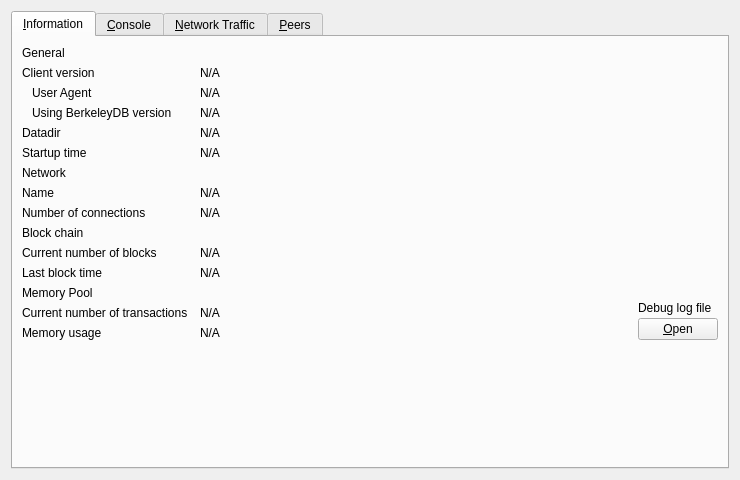
<?xml version="1.0" encoding="UTF-8"?>
<ui version="4.0">
 <class>RPCConsole</class>
 <widget class="QWidget" name="RPCConsole">
  <property name="geometry">
   <rect>
    <x>0</x>
    <y>0</y>
    <width>740</width>
    <height>430</height>
   </rect>
  </property>
  <property name="windowTitle">
   <string>Debug window</string>
  </property>
  <layout class="QVBoxLayout" name="verticalLayout_2">
   <item>
    <widget class="QTabWidget" name="tabWidget">
     <property name="currentIndex">
      <number>0</number>
     </property>
     <widget class="QWidget" name="tab_info">
      <attribute name="title">
       <string>&amp;Information</string>
      </attribute>
      <layout class="QGridLayout" name="gridLayout" columnstretch="0,1,0">
       <property name="horizontalSpacing">
        <number>12</number>
       </property>
       <item row="0" column="0">
        <widget class="QLabel" name="label_9">
         <property name="font">
          <font>
           <weight>57</weight>
           <bold>false</bold>
          </font>
         </property>
         <property name="text">
          <string>General</string>
         </property>
        </widget>
       </item>
       <item row="1" column="0">
        <widget class="QLabel" name="label_6">
         <property name="text">
          <string>Client version</string>
         </property>
        </widget>
       </item>
       <item row="1" column="1" colspan="2">
        <widget class="QLabel" name="clientVersion">
         <property name="cursor">
          <cursorShape>IBeamCursor</cursorShape>
         </property>
         <property name="text">
          <string>N/A</string>
         </property>
         <property name="textFormat">
          <enum>Qt::PlainText</enum>
         </property>
         <property name="textInteractionFlags">
          <set>Qt::LinksAccessibleByMouse|Qt::TextSelectableByKeyboard|Qt::TextSelectableByMouse</set>
         </property>
        </widget>
       </item>
       <item row="2" column="0">
        <widget class="QLabel" name="labelClientUserAgent">
         <property name="text">
          <string>User Agent</string>
         </property>
         <property name="indent">
          <number>10</number>
         </property>
        </widget>
       </item>
       <item row="2" column="1" colspan="2">
        <widget class="QLabel" name="clientUserAgent">
         <property name="cursor">
          <cursorShape>IBeamCursor</cursorShape>
         </property>
         <property name="text">
          <string>N/A</string>
         </property>
         <property name="textFormat">
          <enum>Qt::PlainText</enum>
         </property>
         <property name="textInteractionFlags">
          <set>Qt::LinksAccessibleByMouse|Qt::TextSelectableByKeyboard|Qt::TextSelectableByMouse</set>
         </property>
        </widget>
       </item>
       <item row="3" column="0">
        <widget class="QLabel" name="label_berkeleyDBVersion">
         <property name="text">
          <string>Using BerkeleyDB version</string>
         </property>
         <property name="indent">
          <number>10</number>
         </property>
        </widget>
       </item>
       <item row="3" column="1" colspan="2">
        <widget class="QLabel" name="berkeleyDBVersion">
         <property name="cursor">
          <cursorShape>IBeamCursor</cursorShape>
         </property>
         <property name="text">
          <string>N/A</string>
         </property>
         <property name="textFormat">
          <enum>Qt::PlainText</enum>
         </property>
         <property name="textInteractionFlags">
          <set>Qt::LinksAccessibleByMouse|Qt::TextSelectableByKeyboard|Qt::TextSelectableByMouse</set>
         </property>
        </widget>
       </item>
       <item row="4" column="0">
        <widget class="QLabel" name="label_12">
         <property name="text">
          <string>Datadir</string>
         </property>
        </widget>
       </item>
       <item row="4" column="1" colspan="2">
        <widget class="QLabel" name="dataDir">
         <property name="cursor">
          <cursorShape>IBeamCursor</cursorShape>
         </property>
         <property name="text">
          <string>N/A</string>
         </property>
         <property name="textFormat">
          <enum>Qt::PlainText</enum>
         </property>
         <property name="wordWrap">
          <bool>true</bool>
         </property>
         <property name="textInteractionFlags">
          <set>Qt::LinksAccessibleByMouse|Qt::TextSelectableByKeyboard|Qt::TextSelectableByMouse</set>
         </property>
        </widget>
       </item>
       <item row="5" column="0">
        <widget class="QLabel" name="label_13">
         <property name="text">
          <string>Startup time</string>
         </property>
        </widget>
       </item>
       <item row="5" column="1" colspan="2">
        <widget class="QLabel" name="startupTime">
         <property name="cursor">
          <cursorShape>IBeamCursor</cursorShape>
         </property>
         <property name="text">
          <string>N/A</string>
         </property>
         <property name="textFormat">
          <enum>Qt::PlainText</enum>
         </property>
         <property name="textInteractionFlags">
          <set>Qt::LinksAccessibleByMouse|Qt::TextSelectableByKeyboard|Qt::TextSelectableByMouse</set>
         </property>
        </widget>
       </item>
       <item row="6" column="0">
           <widget class="QLabel" name="labelNetwork">
               <property name="font">
                   <font>
                       <weight>57</weight>
                       <bold>false</bold>
                   </font>
               </property>
               <property name="text">
                   <string>Network</string>
               </property>
           </widget>
       </item>
       <item row="7" column="0">
        <widget class="QLabel" name="label_8">
         <property name="text">
          <string>Name</string>
         </property>
        </widget>
       </item>
       <item row="7" column="1" colspan="2">
        <widget class="QLabel" name="networkName">
         <property name="cursor">
          <cursorShape>IBeamCursor</cursorShape>
         </property>
         <property name="text">
          <string>N/A</string>
         </property>
         <property name="textFormat">
          <enum>Qt::PlainText</enum>
         </property>
         <property name="textInteractionFlags">
          <set>Qt::LinksAccessibleByMouse|Qt::TextSelectableByKeyboard|Qt::TextSelectableByMouse</set>
         </property>
        </widget>
       </item>
       <item row="8" column="0">
        <widget class="QLabel" name="label_7">
         <property name="text">
          <string>Number of connections</string>
         </property>
        </widget>
       </item>
       <item row="8" column="1" colspan="2">
        <widget class="QLabel" name="numberOfConnections">
         <property name="cursor">
          <cursorShape>IBeamCursor</cursorShape>
         </property>
         <property name="text">
          <string>N/A</string>
         </property>
         <property name="textFormat">
          <enum>Qt::PlainText</enum>
         </property>
         <property name="textInteractionFlags">
          <set>Qt::LinksAccessibleByMouse|Qt::TextSelectableByKeyboard|Qt::TextSelectableByMouse</set>
         </property>
        </widget>
       </item>
       <item row="9" column="0">
        <widget class="QLabel" name="label_10">
         <property name="font">
          <font>
           <weight>57</weight>
           <bold>false</bold>
          </font>
         </property>
         <property name="text">
          <string>Block chain</string>
         </property>
        </widget>
       </item>
       <item row="10" column="0">
        <widget class="QLabel" name="label_3">
         <property name="text">
          <string>Current number of blocks</string>
         </property>
        </widget>
       </item>
       <item row="10" column="1" colspan="2">
        <widget class="QLabel" name="numberOfBlocks">
         <property name="cursor">
          <cursorShape>IBeamCursor</cursorShape>
         </property>
         <property name="text">
          <string>N/A</string>
         </property>
         <property name="textFormat">
          <enum>Qt::PlainText</enum>
         </property>
         <property name="textInteractionFlags">
          <set>Qt::LinksAccessibleByMouse|Qt::TextSelectableByKeyboard|Qt::TextSelectableByMouse</set>
         </property>
        </widget>
       </item>
       <item row="11" column="0">
        <widget class="QLabel" name="labelLastBlockTime">
         <property name="text">
          <string>Last block time</string>
         </property>
        </widget>
       </item>
       <item row="11" column="1" colspan="2">
        <widget class="QLabel" name="lastBlockTime">
         <property name="cursor">
          <cursorShape>IBeamCursor</cursorShape>
         </property>
         <property name="text">
          <string>N/A</string>
         </property>
         <property name="textFormat">
          <enum>Qt::PlainText</enum>
         </property>
         <property name="textInteractionFlags">
          <set>Qt::LinksAccessibleByMouse|Qt::TextSelectableByKeyboard|Qt::TextSelectableByMouse</set>
         </property>
        </widget>
       </item>
       <item row="12" column="0">
        <widget class="QLabel" name="labelMempoolTitle">
         <property name="font">
          <font>
           <weight>57</weight>
           <bold>false</bold>
          </font>
         </property>
         <property name="text">
          <string>Memory Pool</string>
         </property>
        </widget>
       </item>
       <item row="13" column="0">
        <widget class="QLabel" name="labelNumberOfTransactions">
         <property name="text">
          <string>Current number of transactions</string>
         </property>
        </widget>
       </item>
       <item row="13" column="1">
        <widget class="QLabel" name="mempoolNumberTxs">
         <property name="cursor">
          <cursorShape>IBeamCursor</cursorShape>
         </property>
         <property name="text">
          <string>N/A</string>
         </property>
         <property name="textFormat">
          <enum>Qt::PlainText</enum>
         </property>
         <property name="textInteractionFlags">
          <set>Qt::LinksAccessibleByMouse|Qt::TextSelectableByKeyboard|Qt::TextSelectableByMouse</set>
         </property>
        </widget>
       </item>
       <item row="14" column="0">
        <widget class="QLabel" name="labelMemoryUsage">
         <property name="text">
          <string>Memory usage</string>
         </property>
        </widget>
       </item>
       <item row="14" column="1">
        <widget class="QLabel" name="mempoolSize">
         <property name="cursor">
          <cursorShape>IBeamCursor</cursorShape>
         </property>
         <property name="text">
          <string>N/A</string>
         </property>
         <property name="textFormat">
          <enum>Qt::PlainText</enum>
         </property>
         <property name="textInteractionFlags">
          <set>Qt::LinksAccessibleByMouse|Qt::TextSelectableByKeyboard|Qt::TextSelectableByMouse</set>
         </property>
        </widget>
       </item>
       <item row="12" column="2" rowspan="3">
        <layout class="QVBoxLayout" name="verticalLayoutDebugButton">
         <property name="spacing">
          <number>3</number>
         </property>
         <item>
          <spacer name="verticalSpacer_2">
           <property name="orientation">
            <enum>Qt::Vertical</enum>
           </property>
           <property name="sizeHint" stdset="0">
            <size>
             <width>10</width>
             <height>5</height>
            </size>
           </property>
          </spacer>
         </item>
         <item>
          <widget class="QLabel" name="labelDebugLogfile">
           <property name="text">
            <string>Debug log file</string>
           </property>
          </widget>
         </item>
         <item>
          <widget class="QPushButton" name="openDebugLogfileButton">
           <property name="toolTip">
            <string>Open the %1 debug log file from the current data directory. This can take a few seconds for large log files.</string>
           </property>
           <property name="text">
            <string>&amp;Open</string>
           </property>
           <property name="autoDefault">
            <bool>false</bool>
           </property>
          </widget>
         </item>
        </layout>
       </item>
       <item row="15" column="0">
        <spacer name="verticalSpacer">
         <property name="orientation">
          <enum>Qt::Vertical</enum>
         </property>
         <property name="sizeHint" stdset="0">
          <size>
           <width>20</width>
           <height>40</height>
          </size>
         </property>
        </spacer>
       </item>
      </layout>
     </widget>
     <widget class="QWidget" name="tab_console">
      <attribute name="title">
       <string>&amp;Console</string>
      </attribute>
      <layout class="QVBoxLayout" name="verticalLayout_3">
       <property name="spacing">
        <number>3</number>
       </property>
       <property name="bottomMargin">
        <number>5</number>
       </property>
       <item>
        <layout class="QHBoxLayout" name="horizontalLayout">
         <property name="spacing">
          <number>4</number>
         </property>
         <item>
          <spacer name="horizontalSpacer">
           <property name="orientation">
            <enum>Qt::Horizontal</enum>
           </property>
           <property name="sizeHint" stdset="0">
            <size>
             <width>40</width>
             <height>20</height>
            </size>
           </property>
          </spacer>
         </item>
         <item>
          <widget class="QPushButton" name="fontSmallerButton">
           <property name="maximumSize">
            <size>
             <width>24</width>
             <height>24</height>
            </size>
           </property>
           <property name="text">
            <string/>
           </property>
           <property name="toolTip">
            <string>Decrease font size</string>
           </property>
           <property name="icon">
            <iconset resource="../paladeum.qrc">
             <normaloff>:/icons/fontsmaller</normaloff>:/icons/fontsmaller</iconset>
           </property>
           <property name="iconSize">
            <size>
             <width>24</width>
             <height>16</height>
            </size>
           </property>
           <property name="autoDefault">
            <bool>false</bool>
           </property>
           <property name="flat">
            <bool>true</bool>
           </property>
          </widget>
         </item>
         <item>
          <widget class="QPushButton" name="fontBiggerButton">
           <property name="maximumSize">
            <size>
             <width>24</width>
             <height>24</height>
            </size>
           </property>
           <property name="toolTip">
            <string>Increase font size</string>
           </property>
           <property name="text">
            <string/>
           </property>
           <property name="icon">
            <iconset resource="../paladeum.qrc">
             <normaloff>:/icons/fontbigger</normaloff>:/icons/fontbigger</iconset>
           </property>
           <property name="iconSize">
            <size>
             <width>24</width>
             <height>16</height>
            </size>
           </property>
           <property name="autoDefault">
            <bool>false</bool>
           </property>
           <property name="flat">
            <bool>true</bool>
           </property>
          </widget>
         </item>
         <item>
          <widget class="QPushButton" name="clearButton">
           <property name="maximumSize">
            <size>
             <width>24</width>
             <height>24</height>
            </size>
           </property>
           <property name="toolTip">
            <string>Clear console</string>
           </property>
           <property name="layoutDirection">
            <enum>Qt::LeftToRight</enum>
           </property>
           <property name="text">
            <string/>
           </property>
           <property name="icon">
            <iconset resource="../paladeum.qrc">
             <normaloff>:/icons/remove</normaloff>:/icons/remove</iconset>
           </property>
           <property name="shortcut">
            <string notr="true">Ctrl+L</string>
           </property>
           <property name="autoDefault">
            <bool>false</bool>
           </property>
           <property name="flat">
            <bool>true</bool>
           </property>
          </widget>
         </item>
        </layout>
       </item>
       <item>
        <widget class="QTextEdit" name="messagesWidget">
         <property name="minimumSize">
          <size>
           <width>0</width>
           <height>100</height>
          </size>
         </property>
         <property name="readOnly">
          <bool>true</bool>
         </property>
         <property name="tabKeyNavigation" stdset="0">
          <bool>false</bool>
         </property>
         <property name="columnCount" stdset="0">
          <number>2</number>
         </property>
        </widget>
       </item>
       <item>
        <layout class="QHBoxLayout" name="horizontalLayoutPrompt">
         <property name="spacing">
          <number>3</number>
         </property>
         <item>
          <widget class="QPushButton" name="promptIcon">
           <property name="enabled">
            <bool>false</bool>
           </property>
           <property name="maximumSize">
            <size>
             <width>16</width>
             <height>24</height>
            </size>
           </property>
           <property name="text">
            <string/>
           </property>
           <property name="icon">
            <iconset resource="../paladeum.qrc">
             <normaloff>:/icons/prompticon</normaloff>
             <disabledoff>:/icons/prompticon</disabledoff>:/icons/prompticon</iconset>
           </property>
           <property name="iconSize">
            <size>
             <width>14</width>
             <height>14</height>
            </size>
           </property>
           <property name="autoDefault">
            <bool>false</bool>
           </property>
           <property name="flat">
            <bool>true</bool>
           </property>
          </widget>
         </item>
         <item>
          <widget class="QLineEdit" name="lineEdit">
           <property name="placeholderText">
            <string/>
           </property>
          </widget>
         </item>
        </layout>
       </item>
      </layout>
     </widget>
     <widget class="QWidget" name="tab_nettraffic">
      <attribute name="title">
       <string>&amp;Network Traffic</string>
      </attribute>
      <layout class="QHBoxLayout" name="horizontalLayout_3">
       <item>
        <layout class="QVBoxLayout" name="verticalLayout_4">
         <item>
          <widget class="TrafficGraphWidget" name="trafficGraph" native="true">
           <property name="sizePolicy">
            <sizepolicy hsizetype="Expanding" vsizetype="Expanding">
             <horstretch>0</horstretch>
             <verstretch>0</verstretch>
            </sizepolicy>
           </property>
          </widget>
         </item>
         <item>
          <layout class="QHBoxLayout" name="horizontalLayout_2">
           <item>
            <widget class="QSlider" name="sldGraphRange">
             <property name="minimum">
              <number>1</number>
             </property>
             <property name="maximum">
              <number>288</number>
             </property>
             <property name="pageStep">
              <number>12</number>
             </property>
             <property name="value">
              <number>6</number>
             </property>
             <property name="orientation">
              <enum>Qt::Horizontal</enum>
             </property>
            </widget>
           </item>
           <item>
            <widget class="QLabel" name="lblGraphRange">
             <property name="minimumSize">
              <size>
               <width>100</width>
               <height>0</height>
              </size>
             </property>
             <property name="alignment">
              <set>Qt::AlignCenter</set>
             </property>
            </widget>
           </item>
           <item>
            <widget class="QPushButton" name="btnClearTrafficGraph">
             <property name="text">
              <string>&amp;Reset</string>
             </property>
             <property name="autoDefault">
              <bool>false</bool>
             </property>
            </widget>
           </item>
          </layout>
         </item>
        </layout>
       </item>
       <item>
        <layout class="QVBoxLayout" name="verticalLayout">
         <item>
          <widget class="QGroupBox" name="groupBox">
           <property name="title">
            <string>Totals</string>
           </property>
           <layout class="QVBoxLayout" name="verticalLayout_5">
            <item>
             <layout class="QHBoxLayout" name="horizontalLayout_4">
              <item>
               <widget class="Line" name="line">
                <property name="sizePolicy">
                 <sizepolicy hsizetype="Fixed" vsizetype="Fixed">
                  <horstretch>0</horstretch>
                  <verstretch>0</verstretch>
                 </sizepolicy>
                </property>
                <property name="minimumSize">
                 <size>
                  <width>10</width>
                  <height>0</height>
                 </size>
                </property>
                <property name="palette">
                 <palette>
                  <active>
                   <colorrole role="Light">
                    <brush brushstyle="SolidPattern">
                     <color alpha="255">
                      <red>0</red>
                      <green>255</green>
                      <blue>0</blue>
                     </color>
                    </brush>
                   </colorrole>
                  </active>
                  <inactive>
                   <colorrole role="Light">
                    <brush brushstyle="SolidPattern">
                     <color alpha="255">
                      <red>0</red>
                      <green>255</green>
                      <blue>0</blue>
                     </color>
                    </brush>
                   </colorrole>
                  </inactive>
                  <disabled>
                   <colorrole role="Light">
                    <brush brushstyle="SolidPattern">
                     <color alpha="255">
                      <red>0</red>
                      <green>255</green>
                      <blue>0</blue>
                     </color>
                    </brush>
                   </colorrole>
                  </disabled>
                 </palette>
                </property>
                <property name="orientation">
                 <enum>Qt::Horizontal</enum>
                </property>
               </widget>
              </item>
              <item>
               <widget class="QLabel" name="label_16">
                <property name="text">
                 <string>Received</string>
                </property>
               </widget>
              </item>
              <item>
               <widget class="QLabel" name="lblBytesIn">
                <property name="minimumSize">
                 <size>
                  <width>50</width>
                  <height>0</height>
                 </size>
                </property>
                <property name="alignment">
                 <set>Qt::AlignRight|Qt::AlignTrailing|Qt::AlignVCenter</set>
                </property>
               </widget>
              </item>
             </layout>
            </item>
            <item>
             <layout class="QHBoxLayout" name="horizontalLayout_5">
              <item>
               <widget class="Line" name="line_2">
                <property name="sizePolicy">
                 <sizepolicy hsizetype="Fixed" vsizetype="Fixed">
                  <horstretch>0</horstretch>
                  <verstretch>0</verstretch>
                 </sizepolicy>
                </property>
                <property name="minimumSize">
                 <size>
                  <width>10</width>
                  <height>0</height>
                 </size>
                </property>
                <property name="palette">
                 <palette>
                  <active>
                   <colorrole role="Light">
                    <brush brushstyle="SolidPattern">
                     <color alpha="255">
                      <red>255</red>
                      <green>0</green>
                      <blue>0</blue>
                     </color>
                    </brush>
                   </colorrole>
                  </active>
                  <inactive>
                   <colorrole role="Light">
                    <brush brushstyle="SolidPattern">
                     <color alpha="255">
                      <red>255</red>
                      <green>0</green>
                      <blue>0</blue>
                     </color>
                    </brush>
                   </colorrole>
                  </inactive>
                  <disabled>
                   <colorrole role="Light">
                    <brush brushstyle="SolidPattern">
                     <color alpha="255">
                      <red>255</red>
                      <green>0</green>
                      <blue>0</blue>
                     </color>
                    </brush>
                   </colorrole>
                  </disabled>
                 </palette>
                </property>
                <property name="orientation">
                 <enum>Qt::Horizontal</enum>
                </property>
               </widget>
              </item>
              <item>
               <widget class="QLabel" name="label_17">
                <property name="text">
                 <string>Sent</string>
                </property>
               </widget>
              </item>
              <item>
               <widget class="QLabel" name="lblBytesOut">
                <property name="minimumSize">
                 <size>
                  <width>50</width>
                  <height>0</height>
                 </size>
                </property>
                <property name="alignment">
                 <set>Qt::AlignRight|Qt::AlignTrailing|Qt::AlignVCenter</set>
                </property>
               </widget>
              </item>
             </layout>
            </item>
            <item>
             <spacer name="verticalSpacer_4">
              <property name="orientation">
               <enum>Qt::Vertical</enum>
              </property>
              <property name="sizeHint" stdset="0">
               <size>
                <width>20</width>
                <height>407</height>
               </size>
              </property>
             </spacer>
            </item>
           </layout>
          </widget>
         </item>
        </layout>
       </item>
      </layout>
     </widget>
     <widget class="QWidget" name="tab_peers">
      <attribute name="title">
       <string>&amp;Peers</string>
      </attribute>
      <layout class="QGridLayout" name="gridLayout_2">
       <item row="0" column="0" rowspan="2">
        <layout class="QVBoxLayout" name="verticalLayout_101">
         <property name="spacing">
          <number>0</number>
         </property>
         <item>
          <widget class="QTableView" name="peerWidget">
           <property name="horizontalScrollBarPolicy">
            <enum>Qt::ScrollBarAsNeeded</enum>
           </property>
           <property name="tabKeyNavigation">
            <bool>false</bool>
           </property>
           <property name="sortingEnabled">
            <bool>true</bool>
           </property>
           <attribute name="horizontalHeaderHighlightSections">
            <bool>false</bool>
           </attribute>
          </widget>
         </item>
         <item>
          <widget class="QLabel" name="banHeading">
           <property name="sizePolicy">
            <sizepolicy hsizetype="Preferred" vsizetype="Minimum">
             <horstretch>0</horstretch>
             <verstretch>0</verstretch>
            </sizepolicy>
           </property>
           <property name="minimumSize">
            <size>
             <width>300</width>
             <height>32</height>
            </size>
           </property>
           <property name="maximumSize">
            <size>
             <width>16777215</width>
             <height>32</height>
            </size>
           </property>
           <property name="font">
            <font>
             <pointsize>12</pointsize>
            </font>
           </property>
           <property name="cursor">
            <cursorShape>IBeamCursor</cursorShape>
           </property>
           <property name="text">
            <string>Banned peers</string>
           </property>
           <property name="alignment">
            <set>Qt::AlignBottom|Qt::AlignLeading|Qt::AlignLeft</set>
           </property>
           <property name="wordWrap">
            <bool>true</bool>
           </property>
           <property name="textInteractionFlags">
            <set>Qt::NoTextInteraction</set>
           </property>
          </widget>
         </item>
         <item>
          <widget class="QTableView" name="banlistWidget">
           <property name="sizePolicy">
            <sizepolicy hsizetype="Expanding" vsizetype="Expanding">
             <horstretch>0</horstretch>
             <verstretch>0</verstretch>
            </sizepolicy>
           </property>
           <property name="horizontalScrollBarPolicy">
            <enum>Qt::ScrollBarAsNeeded</enum>
           </property>
           <property name="tabKeyNavigation">
            <bool>false</bool>
           </property>
           <property name="sortingEnabled">
            <bool>true</bool>
           </property>
           <attribute name="horizontalHeaderHighlightSections">
            <bool>false</bool>
           </attribute>
          </widget>
         </item>
        </layout>
       </item>
       <item row="0" column="1">
        <widget class="QLabel" name="peerHeading">
         <property name="sizePolicy">
          <sizepolicy hsizetype="Preferred" vsizetype="Minimum">
           <horstretch>0</horstretch>
           <verstretch>0</verstretch>
          </sizepolicy>
         </property>
         <property name="minimumSize">
          <size>
           <width>300</width>
           <height>32</height>
          </size>
         </property>
         <property name="font">
          <font>
           <pointsize>10</pointsize>
          </font>
         </property>
         <property name="cursor">
          <cursorShape>IBeamCursor</cursorShape>
         </property>
         <property name="text">
          <string>Select a peer to view detailed information.</string>
         </property>
         <property name="alignment">
          <set>Qt::AlignHCenter|Qt::AlignTop</set>
         </property>
         <property name="wordWrap">
          <bool>true</bool>
         </property>
         <property name="textInteractionFlags">
          <set>Qt::LinksAccessibleByMouse|Qt::TextSelectableByKeyboard|Qt::TextSelectableByMouse</set>
         </property>
        </widget>
       </item>
       <item row="1" column="1">
        <widget class="QWidget" name="detailWidget" native="true">
         <property name="minimumSize">
          <size>
           <width>300</width>
           <height>0</height>
          </size>
         </property>
         <layout class="QGridLayout" name="gridLayout_3">
          <item row="0" column="0">
           <widget class="QLabel" name="label_30">
            <property name="text">
             <string>Whitelisted</string>
            </property>
           </widget>
          </item>
          <item row="0" column="2">
           <widget class="QLabel" name="peerWhitelisted">
            <property name="cursor">
             <cursorShape>IBeamCursor</cursorShape>
            </property>
            <property name="text">
             <string>N/A</string>
            </property>
            <property name="textFormat">
             <enum>Qt::PlainText</enum>
            </property>
            <property name="textInteractionFlags">
             <set>Qt::LinksAccessibleByMouse|Qt::TextSelectableByKeyboard|Qt::TextSelectableByMouse</set>
            </property>
           </widget>
          </item>
          <item row="1" column="0">
           <widget class="QLabel" name="label_23">
            <property name="text">
             <string>Direction</string>
            </property>
           </widget>
          </item>
          <item row="1" column="2">
           <widget class="QLabel" name="peerDirection">
            <property name="cursor">
             <cursorShape>IBeamCursor</cursorShape>
            </property>
            <property name="text">
             <string>N/A</string>
            </property>
            <property name="textFormat">
             <enum>Qt::PlainText</enum>
            </property>
            <property name="textInteractionFlags">
             <set>Qt::LinksAccessibleByMouse|Qt::TextSelectableByKeyboard|Qt::TextSelectableByMouse</set>
            </property>
           </widget>
          </item>
          <item row="2" column="0">
           <widget class="QLabel" name="label_21">
            <property name="text">
             <string>Version</string>
            </property>
           </widget>
          </item>
          <item row="2" column="2">
           <widget class="QLabel" name="peerVersion">
            <property name="cursor">
             <cursorShape>IBeamCursor</cursorShape>
            </property>
            <property name="text">
             <string>N/A</string>
            </property>
            <property name="textFormat">
             <enum>Qt::PlainText</enum>
            </property>
            <property name="textInteractionFlags">
             <set>Qt::LinksAccessibleByMouse|Qt::TextSelectableByKeyboard|Qt::TextSelectableByMouse</set>
            </property>
           </widget>
          </item>
          <item row="3" column="0">
           <widget class="QLabel" name="label_28">
            <property name="text">
             <string>User Agent</string>
            </property>
           </widget>
          </item>
          <item row="3" column="2">
           <widget class="QLabel" name="peerSubversion">
            <property name="cursor">
             <cursorShape>IBeamCursor</cursorShape>
            </property>
            <property name="text">
             <string>N/A</string>
            </property>
            <property name="textFormat">
             <enum>Qt::PlainText</enum>
            </property>
            <property name="textInteractionFlags">
             <set>Qt::LinksAccessibleByMouse|Qt::TextSelectableByKeyboard|Qt::TextSelectableByMouse</set>
            </property>
           </widget>
          </item>
          <item row="4" column="0">
           <widget class="QLabel" name="label_4">
            <property name="text">
             <string>Services</string>
            </property>
           </widget>
          </item>
          <item row="4" column="2">
           <widget class="QLabel" name="peerServices">
            <property name="cursor">
             <cursorShape>IBeamCursor</cursorShape>
            </property>
            <property name="text">
             <string>N/A</string>
            </property>
            <property name="textFormat">
             <enum>Qt::PlainText</enum>
            </property>
            <property name="textInteractionFlags">
             <set>Qt::LinksAccessibleByMouse|Qt::TextSelectableByKeyboard|Qt::TextSelectableByMouse</set>
            </property>
           </widget>
          </item>
          <item row="5" column="0">
           <widget class="QLabel" name="label_29">
            <property name="text">
             <string>Starting Block</string>
            </property>
           </widget>
          </item>
          <item row="5" column="2">
           <widget class="QLabel" name="peerHeight">
            <property name="cursor">
             <cursorShape>IBeamCursor</cursorShape>
            </property>
            <property name="text">
             <string>N/A</string>
            </property>
            <property name="textFormat">
             <enum>Qt::PlainText</enum>
            </property>
            <property name="textInteractionFlags">
             <set>Qt::LinksAccessibleByMouse|Qt::TextSelectableByKeyboard|Qt::TextSelectableByMouse</set>
            </property>
           </widget>
          </item>
          <item row="6" column="0">
           <widget class="QLabel" name="label_27">
            <property name="text">
             <string>Synced Headers</string>
            </property>
           </widget>
          </item>
          <item row="6" column="2">
           <widget class="QLabel" name="peerSyncHeight">
            <property name="cursor">
             <cursorShape>IBeamCursor</cursorShape>
            </property>
            <property name="text">
             <string>N/A</string>
            </property>
            <property name="textFormat">
             <enum>Qt::PlainText</enum>
            </property>
            <property name="textInteractionFlags">
             <set>Qt::LinksAccessibleByMouse|Qt::TextSelectableByKeyboard|Qt::TextSelectableByMouse</set>
            </property>
           </widget>
          </item>
          <item row="7" column="0">
           <widget class="QLabel" name="label_25">
            <property name="text">
             <string>Synced Blocks</string>
            </property>
           </widget>
          </item>
          <item row="7" column="2">
           <widget class="QLabel" name="peerCommonHeight">
            <property name="cursor">
             <cursorShape>IBeamCursor</cursorShape>
            </property>
            <property name="text">
             <string>N/A</string>
            </property>
            <property name="textFormat">
             <enum>Qt::PlainText</enum>
            </property>
            <property name="textInteractionFlags">
             <set>Qt::LinksAccessibleByMouse|Qt::TextSelectableByKeyboard|Qt::TextSelectableByMouse</set>
            </property>
           </widget>
          </item>
          <item row="8" column="0">
           <widget class="QLabel" name="label_24">
            <property name="text">
             <string>Ban Score</string>
            </property>
           </widget>
          </item>
          <item row="8" column="2">
           <widget class="QLabel" name="peerBanScore">
            <property name="cursor">
             <cursorShape>IBeamCursor</cursorShape>
            </property>
            <property name="text">
             <string>N/A</string>
            </property>
            <property name="textFormat">
             <enum>Qt::PlainText</enum>
            </property>
            <property name="textInteractionFlags">
             <set>Qt::LinksAccessibleByMouse|Qt::TextSelectableByKeyboard|Qt::TextSelectableByMouse</set>
            </property>
           </widget>
          </item>
          <item row="9" column="0">
           <widget class="QLabel" name="label_22">
            <property name="text">
             <string>Connection Time</string>
            </property>
           </widget>
          </item>
          <item row="9" column="2">
           <widget class="QLabel" name="peerConnTime">
            <property name="cursor">
             <cursorShape>IBeamCursor</cursorShape>
            </property>
            <property name="text">
             <string>N/A</string>
            </property>
            <property name="textFormat">
             <enum>Qt::PlainText</enum>
            </property>
            <property name="textInteractionFlags">
             <set>Qt::LinksAccessibleByMouse|Qt::TextSelectableByKeyboard|Qt::TextSelectableByMouse</set>
            </property>
           </widget>
          </item>
          <item row="10" column="0">
           <widget class="QLabel" name="label_15">
            <property name="text">
             <string>Last Send</string>
            </property>
           </widget>
          </item>
          <item row="10" column="2">
           <widget class="QLabel" name="peerLastSend">
            <property name="cursor">
             <cursorShape>IBeamCursor</cursorShape>
            </property>
            <property name="text">
             <string>N/A</string>
            </property>
            <property name="textFormat">
             <enum>Qt::PlainText</enum>
            </property>
            <property name="textInteractionFlags">
             <set>Qt::LinksAccessibleByMouse|Qt::TextSelectableByKeyboard|Qt::TextSelectableByMouse</set>
            </property>
           </widget>
          </item>
          <item row="11" column="0">
           <widget class="QLabel" name="label_19">
            <property name="text">
             <string>Last Receive</string>
            </property>
           </widget>
          </item>
          <item row="11" column="2">
           <widget class="QLabel" name="peerLastRecv">
            <property name="cursor">
             <cursorShape>IBeamCursor</cursorShape>
            </property>
            <property name="text">
             <string>N/A</string>
            </property>
            <property name="textFormat">
             <enum>Qt::PlainText</enum>
            </property>
            <property name="textInteractionFlags">
             <set>Qt::LinksAccessibleByMouse|Qt::TextSelectableByKeyboard|Qt::TextSelectableByMouse</set>
            </property>
           </widget>
          </item>
          <item row="12" column="0">
           <widget class="QLabel" name="label_18">
            <property name="text">
             <string>Sent</string>
            </property>
           </widget>
          </item>
          <item row="12" column="2">
           <widget class="QLabel" name="peerBytesSent">
            <property name="cursor">
             <cursorShape>IBeamCursor</cursorShape>
            </property>
            <property name="text">
             <string>N/A</string>
            </property>
            <property name="textFormat">
             <enum>Qt::PlainText</enum>
            </property>
            <property name="textInteractionFlags">
             <set>Qt::LinksAccessibleByMouse|Qt::TextSelectableByKeyboard|Qt::TextSelectableByMouse</set>
            </property>
           </widget>
          </item>
          <item row="13" column="0">
           <widget class="QLabel" name="label_20">
            <property name="text">
             <string>Received</string>
            </property>
           </widget>
          </item>
          <item row="13" column="2">
           <widget class="QLabel" name="peerBytesRecv">
            <property name="cursor">
             <cursorShape>IBeamCursor</cursorShape>
            </property>
            <property name="text">
             <string>N/A</string>
            </property>
            <property name="textFormat">
             <enum>Qt::PlainText</enum>
            </property>
            <property name="textInteractionFlags">
             <set>Qt::LinksAccessibleByMouse|Qt::TextSelectableByKeyboard|Qt::TextSelectableByMouse</set>
            </property>
           </widget>
          </item>
          <item row="14" column="0">
           <widget class="QLabel" name="label_26">
            <property name="text">
             <string>Ping Time</string>
            </property>
           </widget>
          </item>
          <item row="14" column="2">
           <widget class="QLabel" name="peerPingTime">
            <property name="cursor">
             <cursorShape>IBeamCursor</cursorShape>
            </property>
            <property name="text">
             <string>N/A</string>
            </property>
            <property name="textFormat">
             <enum>Qt::PlainText</enum>
            </property>
            <property name="textInteractionFlags">
             <set>Qt::LinksAccessibleByMouse|Qt::TextSelectableByKeyboard|Qt::TextSelectableByMouse</set>
            </property>
           </widget>
          </item>
          <item row="15" column="0">
           <widget class="QLabel" name="peerPingWaitLabel">
            <property name="toolTip">
             <string>The duration of a currently outstanding ping.</string>
            </property>
            <property name="text">
             <string>Ping Wait</string>
            </property>
           </widget>
          </item>
          <item row="15" column="2">
           <widget class="QLabel" name="peerPingWait">
            <property name="cursor">
             <cursorShape>IBeamCursor</cursorShape>
            </property>
            <property name="text">
             <string>N/A</string>
            </property>
            <property name="textFormat">
             <enum>Qt::PlainText</enum>
            </property>
            <property name="textInteractionFlags">
             <set>Qt::LinksAccessibleByMouse|Qt::TextSelectableByKeyboard|Qt::TextSelectableByMouse</set>
            </property>
           </widget>
          </item>
          <item row="16" column="0">
           <widget class="QLabel" name="peerMinPingLabel">
            <property name="text">
             <string>Min Ping</string>
            </property>
           </widget>
          </item>
          <item row="16" column="2">
           <widget class="QLabel" name="peerMinPing">
            <property name="cursor">
             <cursorShape>IBeamCursor</cursorShape>
            </property>
            <property name="text">
             <string>N/A</string>
            </property>
            <property name="textFormat">
             <enum>Qt::PlainText</enum>
            </property>
            <property name="textInteractionFlags">
             <set>Qt::LinksAccessibleByMouse|Qt::TextSelectableByKeyboard|Qt::TextSelectableByMouse</set>
            </property>
           </widget>
          </item>
          <item row="17" column="0">
           <widget class="QLabel" name="label_timeoffset">
            <property name="text">
             <string>Time Offset</string>
            </property>
           </widget>
          </item>
          <item row="17" column="2">
           <widget class="QLabel" name="timeoffset">
            <property name="cursor">
             <cursorShape>IBeamCursor</cursorShape>
            </property>
            <property name="text">
             <string>N/A</string>
            </property>
            <property name="textFormat">
             <enum>Qt::PlainText</enum>
            </property>
            <property name="textInteractionFlags">
             <set>Qt::LinksAccessibleByMouse|Qt::TextSelectableByKeyboard|Qt::TextSelectableByMouse</set>
            </property>
           </widget>
          </item>
          <item row="18" column="1">
           <spacer name="verticalSpacer_3">
            <property name="orientation">
             <enum>Qt::Vertical</enum>
            </property>
            <property name="sizeHint" stdset="0">
             <size>
              <width>20</width>
              <height>40</height>
             </size>
            </property>
           </spacer>
          </item>
         </layout>
        </widget>
       </item>
      </layout>
     </widget>
    </widget>
   </item>
  </layout>
 </widget>
 <customwidgets>
  <customwidget>
   <class>TrafficGraphWidget</class>
   <extends>QWidget</extends>
   <header>trafficgraphwidget.h</header>
   <container>1</container>
   <slots>
    <slot>clear()</slot>
   </slots>
  </customwidget>
 </customwidgets>
 <resources>
  <include location="../paladeum.qrc"/>
 </resources>
 <connections/>
</ui>
